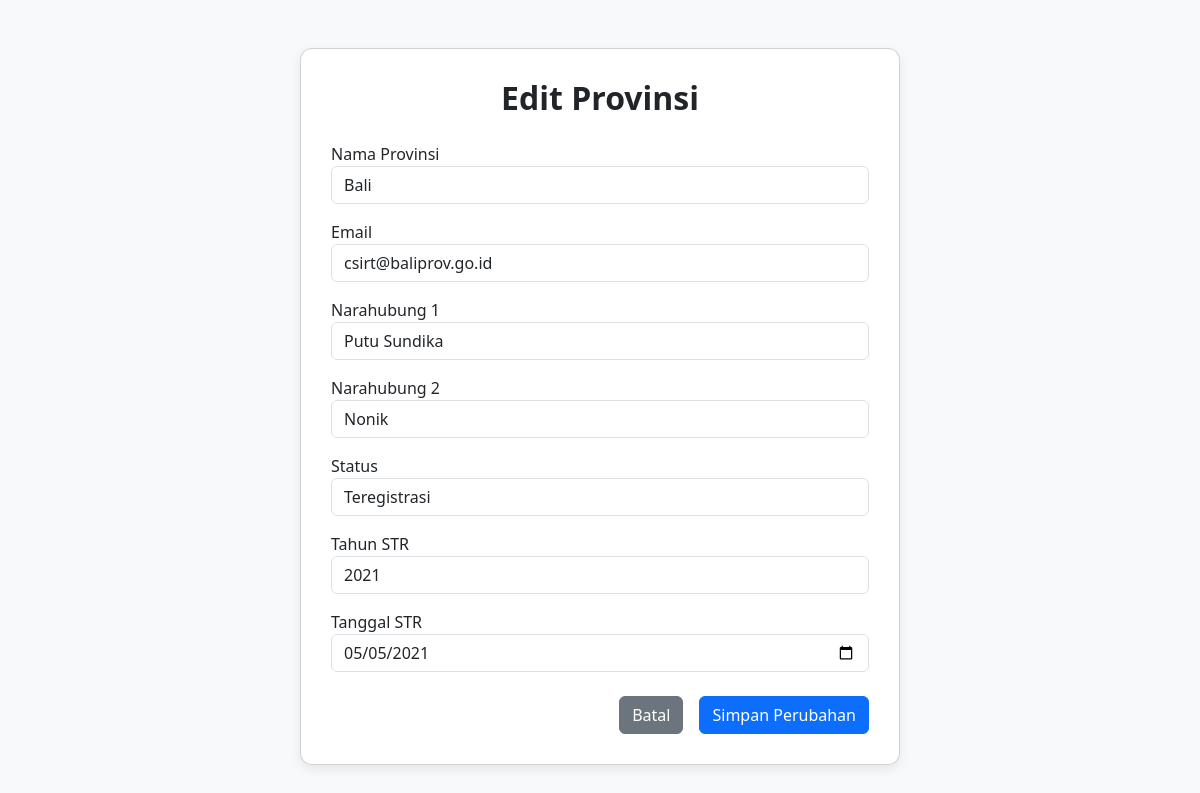
Page /provinsi_edit.php?id=24 on the committed database.
### tables this page shows
CREATE TABLE `provinsi` (
  `id` int NOT NULL AUTO_INCREMENT,
  `nama` varchar(100) NOT NULL,
  `email` varchar(100) DEFAULT NULL,
  `narahubung1` varchar(100) DEFAULT NULL,
  `narahubung2` varchar(100) DEFAULT NULL,
  `tahunSTR` int DEFAULT NULL,
  `tanggalSTR` date DEFAULT NULL,
  `status` varchar(255) DEFAULT NULL,
  PRIMARY KEY (`id`),
  UNIQUE KEY `nama` (`nama`)
);

### provinsi_edit.php (the view, shortened to what this page needs)
<?php include 'conn.php'; ?>
<?php
$id = $_GET['id'];
$result = $conn->query("SELECT * FROM provinsi WHERE id = $id");
$data = $result->fetch_assoc();
?>
<!DOCTYPE html>
<html>
<head>
    <link href="https://cdn.jsdelivr.net/npm/bootstrap@5.3.0/dist/css/bootstrap.min.css" rel="stylesheet">
</head>
<body>
<div class="container mt-5">
    <div class="card mx-auto" style="max-width: 600px;">
        <h2 class="text-center">Edit Provinsi</h2>
        <form method="POST">
            <div class="mb-3">
                <label>Nama Provinsi</label>
                <input name="nama" type="text" class="form-control" value="<?= htmlspecialchars($data['nama']) ?>" required>
            </div>
            <div class="mb-3">
                <label>Email</label>
                <input name="email" type="email" class="form-control" value="<?= htmlspecialchars($data['email']) ?>">
            </div>
            <div class="mb-3">
                <label>Narahubung 1</label>
                <input name="narahubung1" type="text" class="form-control" value="<?= htmlspecialchars($data['narahubung1']) ?>">
            </div>
            <div class="mb-3">
                <label>Narahubung 2</label>
                <input name="narahubung2" type="text" class="form-control" value="<?= htmlspecialchars($data['narahubung2']) ?>">
            </div>
            <div class="mb-3">
                <label>Status</label>
                <select name="status" class="form-control" required>
                    <?php
                    $statusOptions = ["Teregistrasi", "Terbentuk", "Proses", "-"];
                    foreach ($statusOptions as $s) {
                        $selected = ($data['status'] == $s) ? 'selected' : '';
                        echo "<option value=\"$s\" $selected>$s</option>";
                    }
                    ?>
                </select>
            </div>
            <div class="mb-3">
                <label>Tahun STR</label>
                <input name="tahunSTR" type="number" class="form-control" value="<?= htmlspecialchars($data['tahunSTR']) ?>">
            </div>
            <div class="mb-4">
                <label>Tanggal STR</label>
                <input name="tanggalSTR" type="date" class="form-control" value="<?= htmlspecialchars($data['tanggalSTR']) ?>">
            </div>
            <div class="d-grid gap-2 d-md-flex justify-content-md-end">
                <a href="provinsi.php" class="btn btn-secondary me-2">Batal</a>
                <button type="submit" class="btn btn-primary">Simpan Perubahan</button>
            </div>
        </form>
    </div>
</div>
</body>
</html>

### provinsi_edit.php (style rules this page uses)
body { background-color: #f8f9fa; }
.card { border-radius: 12px; box-shadow: 0 4px 12px rgba(0, 0, 0, 0.08); padding: 30px; }
h2 { font-weight: 600; margin-bottom: 25px; }

### rows in the picture
provinsi: nama "Bali", email "csirt@baliprov.go.id", narahubung1 "Putu Sundika", narahubung2 "Nonik", tahunSTR "2021", tanggalSTR "05/05/2021"

### other values in the picture
form field status "Teregistrasi"
